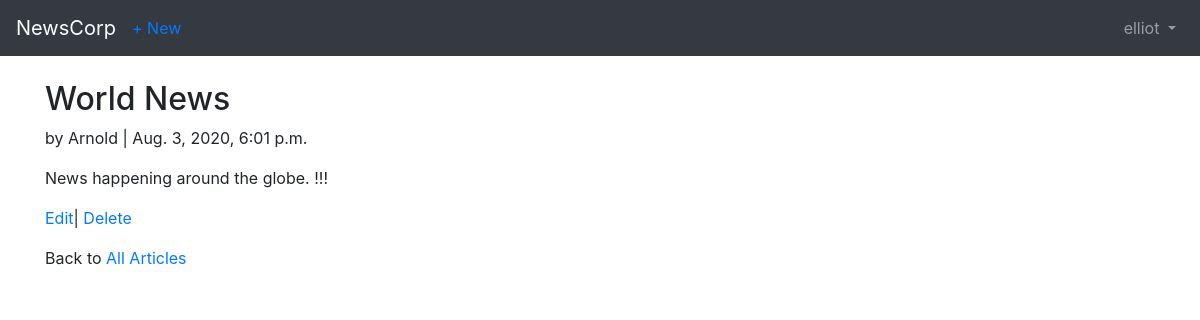
Screenshot of /articles/3/ (signed in) with the database file from the repository.
### accounts/models.py (models this page shows)
class CustomUser(AbstractUser):
    date_of_birth = models.DateField(null = True)

### articles/models.py (models this page shows, shortened)
class Article(models.Model):
    title = models.CharField(max_length = 255)
    body = models.TextField()
    date = models.DateTimeField(auto_now_add=True)
    author = models.ForeignKey(get_user_model(),on_delete=models.CASCADE,)

### articles/views.py (the view)
# urls.py: path('<int:pk>/', ArticleDetailView.as_view(), name = 'article_detail'),
class ArticleDetailView(LoginRequiredMixin,DetailView):
    model = Article
    template_name = 'articles/article_detail.html'

### templates/articles/article_detail.html
<!DOCTYPE html>
{% extends 'accounts/base.html' %}
{% block content %}
<div class="article-entry">
    <h2>{{article.title}}</h2>
    <p>by {{ article.author }}  | {{ article.date }}</p>
    <p>{{ article.body }}</p>
</div>
<p><a href="{% url 'article_edit' article.pk %}">Edit</a>| <a href="{% url 'article_delete' article.pk %}">Delete</a></p>
<p>Back to <a href="{% url 'article_list' %}">All Articles </a></p>
{% endblock content %}

### templates/accounts/base.html (shortened to what this page needs)
<!DOCTYPE html>
<html lang="en">
<head>
    <link rel="stylesheet" href="https://stackpath.bootstrapcdn.com/bootstrap/4.5.0/css/bootstrap.min.css"
>
</head>
<body>
    <nav class="navbar navbar-expand-md navbar-dark bg-dark mb-4">
        <a class="navbar-brand" href="{% url 'index' %}">NewsCorp</a>
        {% if user.is_authenticated %}
        <ul class="navbar-nav mr-auto">
            <a href="{% url 'article_new' %}"> + New </a>
        </ul>
        {% endif %}
        <div class="collapse navbar-collapse" id="navbarCollapse">
            {% if user.is_authenticated %}
            <ul class="navbar-nav ml-auto">
                <li class="nav-item">
                    <a class="nav-link dropdown-toggle" href="#" id="userMenu" data-toggle="dropdown"
                        aria-haspopup="true" aria-expanded="false">
                        {{ user.username }}
                    </a>
                </li>
            </ul>
            {% endif %}
        </div>
    </nav>
    <div class="container">
        {% block content %}
        {% endblock content %}
    </div>
</body>
</html>

### rows the page displays
CustomUser: username "elliot"
Article: title "World News", author "Arnold", date "Aug. 3, 2020, 6:01 p.m.", body "News happening around the globe. !!!"
